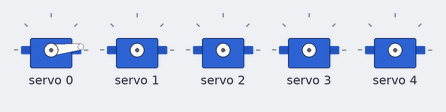
Recording of a sketch running on a simulated Arduino Uno, built with avr-gcc and run on an emulated ATmega328P. Parts: 5 × servo.

Above: at 0.1 s.
At 1.1 s:
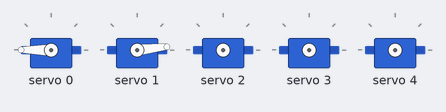
At 2.1 s:
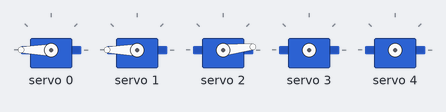
At 3.1 s:
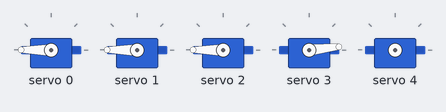
At 4.6 s:
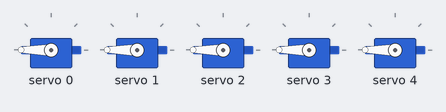
At 32.69 s:
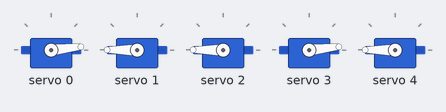
Timing chart, 0 to 40.0 s (numbered marks = the images above):
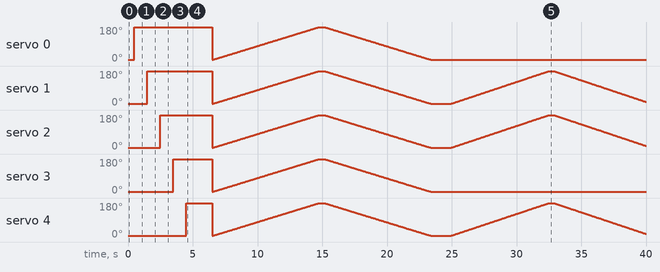

The sketch:

servo_with_driver.ino
```cpp
#include <Wire.h>
#include <Adafruit_PWMServoDriver.h>

#define INDEX 0  // Channel 0 on PCA9685
#define MIDDLE 1  // Channel 1 on PCA9685
#define RING 2  // Channel 2 on PCA9685
#define PINKY 3  // Channel 3 on PCA9685
#define THUMB 4  // Channel 4 on PCA9685

Adafruit_PWMServoDriver pwm = Adafruit_PWMServoDriver();

// Servo angles (assuming a 12-bit resolution of 4096)
#define SERVO_MIN  150  // Min pulse length out of 4096
#define SERVO_MAX  600  // Max pulse length out of 4096

void setup() {
  pwm.begin();
  pwm.setPWMFreq(60);  // Analog servos run at ~60 Hz
}

void loop() {
  check_all_fingers();
  delay(1500);

  move_all_fingers_simultaneously();
  delay(1500);

  do_yo_yo();
  delay(1500);
}

void pull_finger(int finger) {
  close_finger(finger);
  delay(500);
  open_finger(finger);
  delay(500);
}

void check_all_fingers() {
  int fingers[5] = {INDEX, MIDDLE, RING, PINKY, THUMB};

  for (int i = 0; i < 5; i++) {
    pull_finger(fingers[i]);
  }
}

void do_yo_yo() {
  int fingers[3] = {MIDDLE, RING, THUMB};
  move_specific_fingers_simultaneously(fingers, 3);
}

void move_all_fingers(int position) {
  pwm.setPWM(INDEX, 0, position);
  pwm.setPWM(MIDDLE, 0, position);
  pwm.setPWM(RING, 0, position);
  pwm.setPWM(PINKY, 0, position);
  pwm.setPWM(THUMB, 0, position);
}

void move_specific_fingers(int position, int fingers[], int size) {
  for(int i = 0; i < size; i++) {
    pwm.setPWM(fingers[i], 0, position);
  }
}

void move_specific_fingers_simultaneously(int fingers[], int size) {
  for (int pos = SERVO_MIN; pos <= SERVO_MAX; pos += 1) {
    move_specific_fingers(pos, fingers, size);
    delay(15);
  }

  for (int pos = SERVO_MAX; pos >= SERVO_MIN; pos -= 1) {
    move_specific_fingers(pos, fingers, size);
    delay(15);
  }
}

void move_all_fingers_simultaneously() {
  for (int pos = SERVO_MIN; pos <= SERVO_MAX; pos += 1) {
    move_all_fingers(pos);
    delay(15);
  }

  for (int pos = SERVO_MAX; pos >= SERVO_MIN; pos -= 1) {
    move_all_fingers(pos);
    delay(15);
  }
}

void close_finger(int finger) {
  pwm.setPWM(finger, 0, SERVO_MIN);
}

void open_finger(int finger) {
  pwm.setPWM(finger, 0, SERVO_MAX);
}
```
